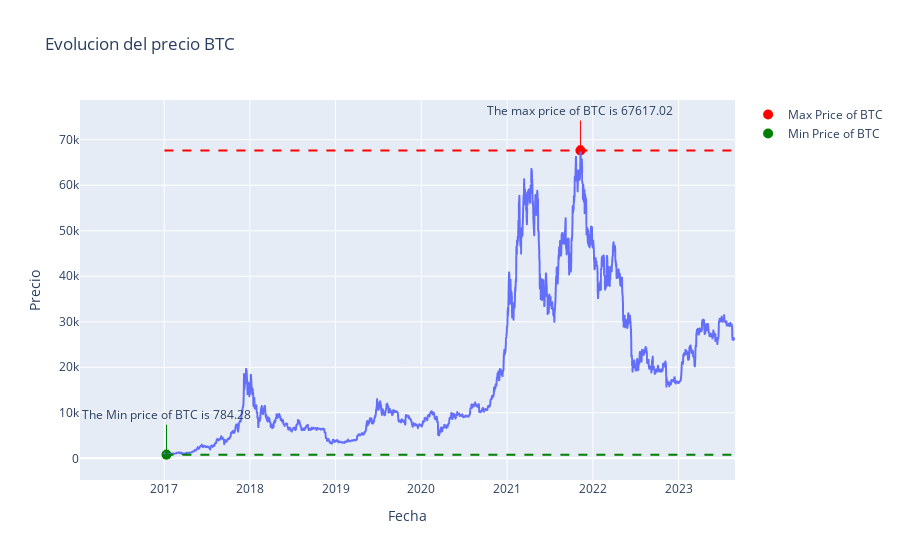

Notebook code cell kept with this figure:
### Code cell
evolucion_precio("BTC")

### Figure 1 — Plotly figure (JSON) as saved in the notebook; plotly's stock layout.template omitted (floating-point values rounded to 4 significant figures; data arrays with more than 128 entries replaced by an {"elided": "..."} marker saying what was removed)
{"data": [{"hovertemplate": "date_column=%{x}<br>Price=%{y}<extra></extra>", "legendgroup": "", "line": {"color": "#636efa", "dash": "solid"}, "marker": {"symbol": "circle"}, "mode": "lines", "name": "", "showlegend": false, "type": "scattergl", "x": {"elided": "2422 str values"}, "xaxis": "x", "y": {"elided": "2422 float values"}, "yaxis": "y"}, {"marker": {"color": "red", "size": 10}, "mode": "markers", "name": "Max Price of BTC", "type": "scatter", "x": ["2021-11-09"], "y": [67620.0]}, {"marker": {"color": "green", "size": 10}, "mode": "markers", "name": "Min Price of BTC", "type": "scatter", "x": ["2017-01-11"], "y": [784.3]}], "layout": {"annotations": [{"arrowcolor": "red", "arrowhead": 2, "ax": 0, "ay": -40, "showarrow": true, "text": "The max price of BTC is 67617.02", "x": "2021-11-09", "y": 67620.0}, {"arrowcolor": "green", "arrowhead": 2, "ax": 0, "ay": -40, "showarrow": true, "text": "The Min price of BTC is 784.28", "x": "2017-01-11", "y": 784.3}], "legend": {"tracegroupgap": 0}, "shapes": [{"line": {"color": "red", "dash": "dash", "width": 2}, "type": "line", "x0": "2017-01-02", "x1": "2023-08-25", "y0": 67620.0, "y1": 67620.0}, {"line": {"color": "green", "dash": "dash", "width": 2}, "type": "line", "x0": "2017-01-02", "x1": "2023-08-25", "y0": 784.3, "y1": 784.3}], "title": {"text": "Evolucion del precio BTC"}, "xaxis": {"anchor": "y", "domain": [0, 1], "title": {"text": "Fecha"}}, "yaxis": {"anchor": "x", "domain": [0, 1], "title": {"text": "Precio"}}}}
